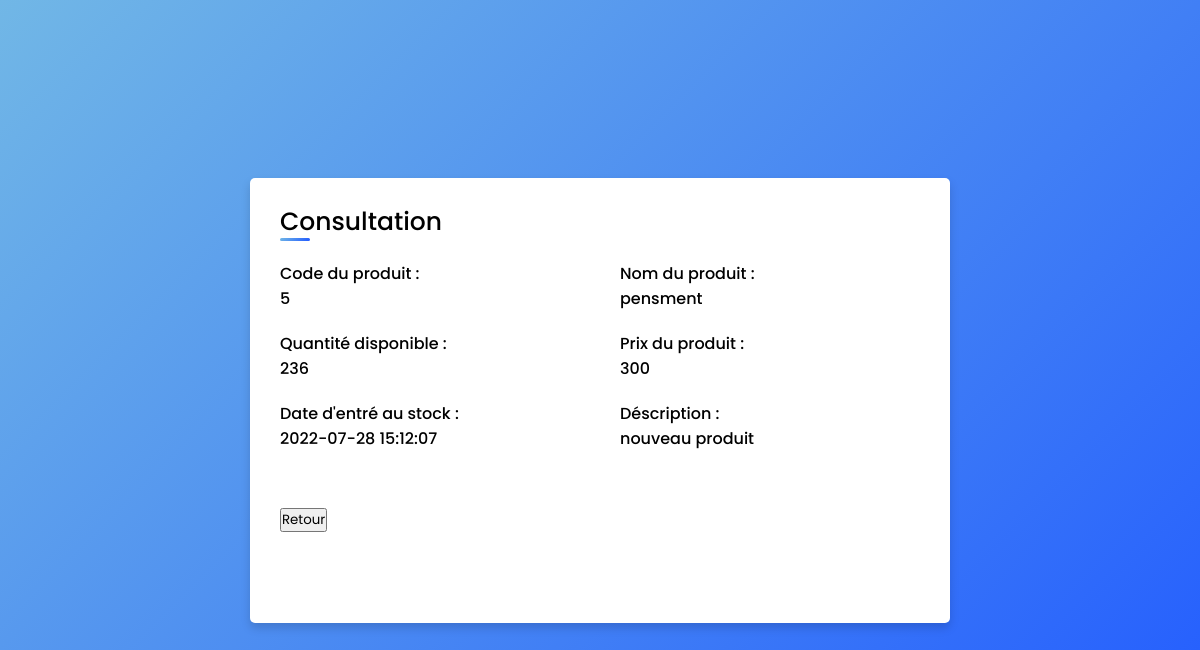
The page /magasinier/produits/cnslt.php?cod_prod=5 (signed in) on the database its author committed.
### tables this page shows
CREATE TABLE `produits` (
  `cod_prod` int(10) NOT NULL,
  `nom_prod` varchar(50) NOT NULL,
  `type_prod` varchar(50) NOT NULL,
  `img_prod` varchar(250) NOT NULL,
  `quantite` varchar(25) NOT NULL,
  `prix` varchar(30) NOT NULL,
  `date` datetime NOT NULL,
  `description` varchar(250) NOT NULL
);

### magasinier/produits/cnslt.php (the view, shortened to what this page needs)
<?php
include 'connexion.php';
?>
<?php
if (isset($_GET['cod_prod'])){
$cod_prod=$_GET['cod_prod'];
$sql=$conn->prepare ("SELECT * FROM produits  WHERE  cod_prod=$cod_prod");
$sql->execute();
$row=$sql->fetch();
}
?>
<!DOCTYPE html>
<html lang="en" dir="ltr">
  <head>
   </head>
<body>
<div class="container">
    <div class="title"> Consultation </div>
    <div class="content">
    <form action="edit_prod.php?cod_prod=<?php echo$cod_prod?>" method="POST" enctype="multipart/form-data">
        <div class="user-details">
        <div class="input-box">
            <span class="details">Code du produit : <br> <?php echo $row['cod_prod'] ?></span>
          </div>
          <div class="input-box">
            <span class="details">Nom du produit : <br><?php echo $row['nom_prod'] ?></span>
          </div>
          <div class="input-box">
            <span class="details">Quantité disponible : <br> <?php echo $row['quantite'] ?></span>
          </div>
          <div class="input-box">
            <span class="details">Prix du produit : <br> <?php echo $row['prix'] ?></span>
          </div>
          <div class="input-box">
            <span class="details">Date d'entré au stock : <br> <?php echo $row['date'] ?></span>
          </div>
          <div class="input-box">
            <span class="details"> Déscription  :<br> <?php echo $row['description'] ?></span>
          </div>
         <div class="button">
          <button>Retour <a href="index.php"></a></button>
        </div>
        </div>
      </form>
    </div>
  </div>
</body>
</html>

### magasinier/produits/cnslt.php (style rules this page uses)
* { margin: 0; padding: 0; box-sizing: border-box; font-family: 'Poppins',sans-serif; }
body { height: 100vh; display: flex; justify-content: center; align-items: center; padding: 10px; background: linear-gradient(135deg, #71b7e6, #215AFF); }
.container { max-width: 700px; width: 100%; background-color: #fff; padding: 25px 30px; border-radius: 5px; box-shadow: 0 5px 10px rgba(0,0,0,0.15); }
.container .title { font-size: 25px; font-weight: 500; position: relative; }
.container .title::before { content: ""; position: absolute; left: 0; bottom: 0; height: 3px; width: 30px; border-radius: 5px; background: linear-gradient(135deg, #71b7e6, #215AFF); }
.content form .user-details { display: flex; flex-wrap: wrap; justify-content: space-between; margin: 20px 0 12px 0; }
form .user-details .input-box { margin-bottom: 15px; width: calc(100% / 2 - 20px); }
form .input-box span.details { display: block; font-weight: 500; margin-bottom: 5px; }
form .button { height: 45px; margin: 35px 0 }
:root { --blue:#0097e6; --orange:#f39c12; --red:#e74c3c; --white:#fff; --light-color:#aaa; --black:#222; --light-bg:#333; }

### rows shown on the page
produits: cod_prod "5", nom_prod "pensment", quantite "236", prix "300", date "2022-07-28 15:12:07", description "nouveau produit"
